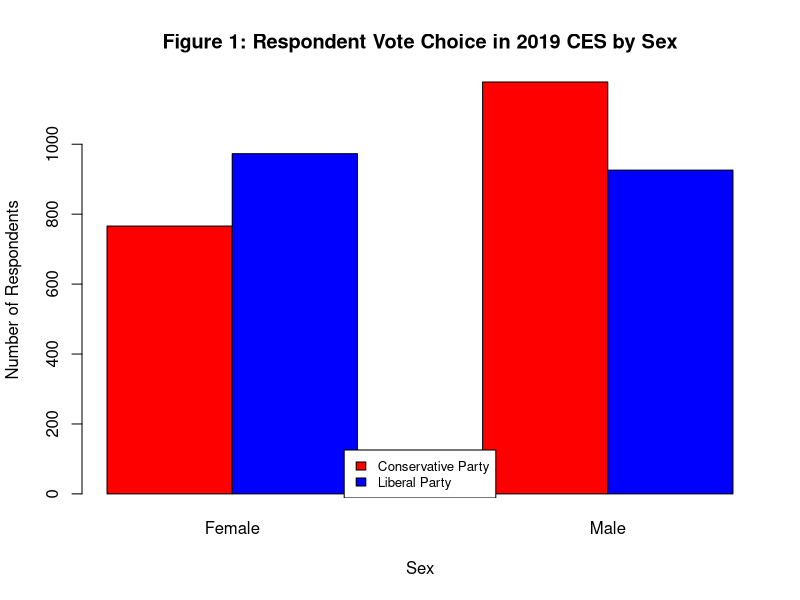
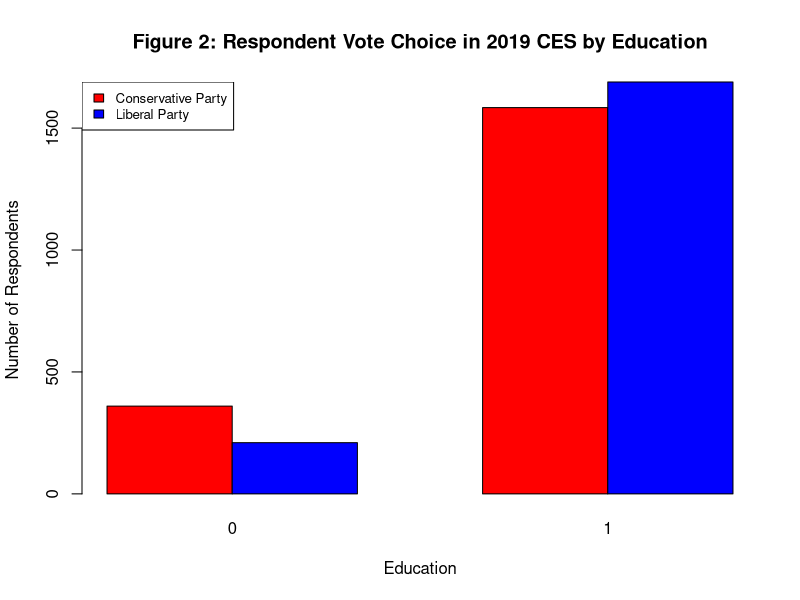
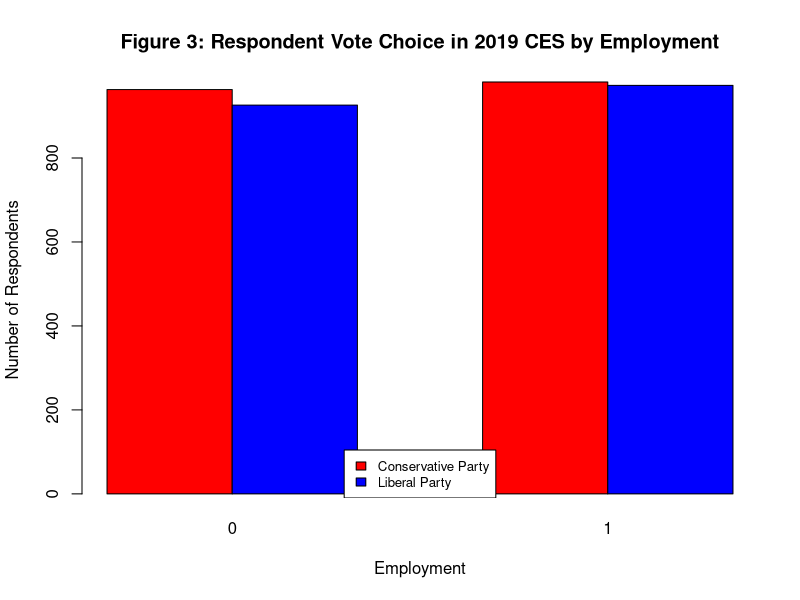
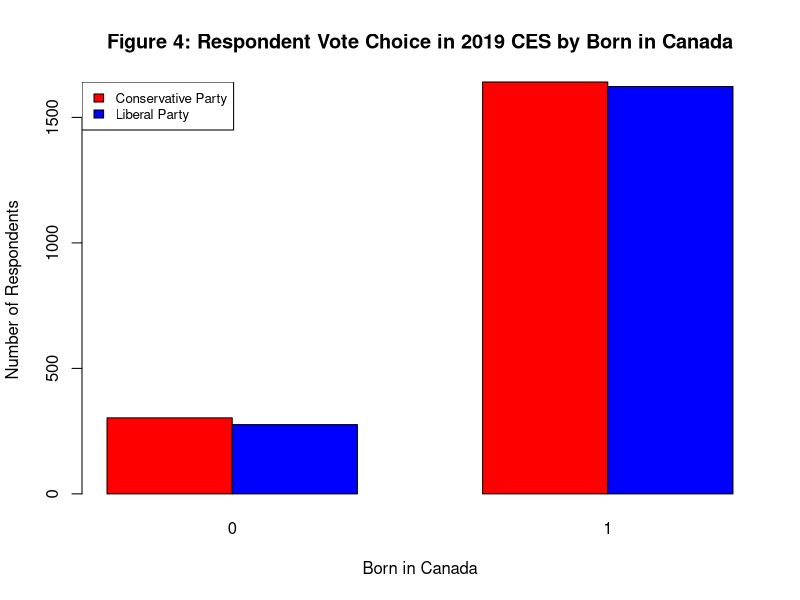
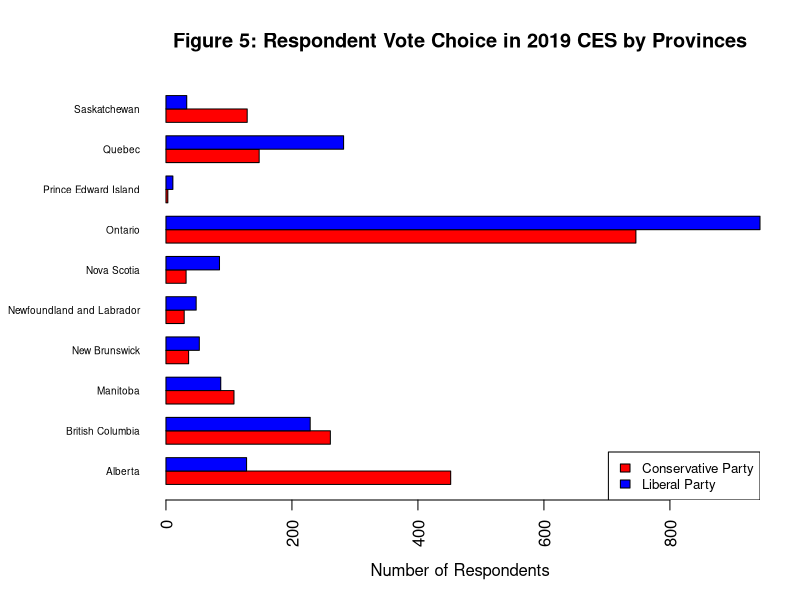
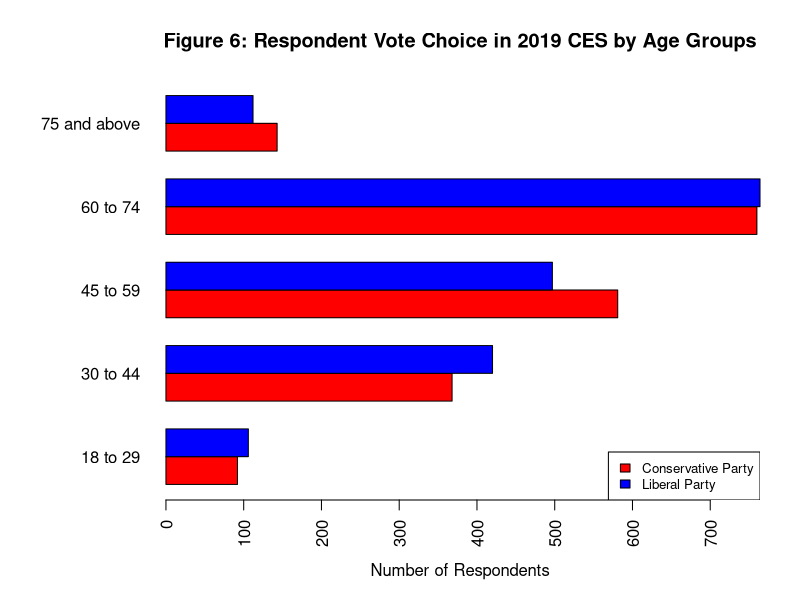
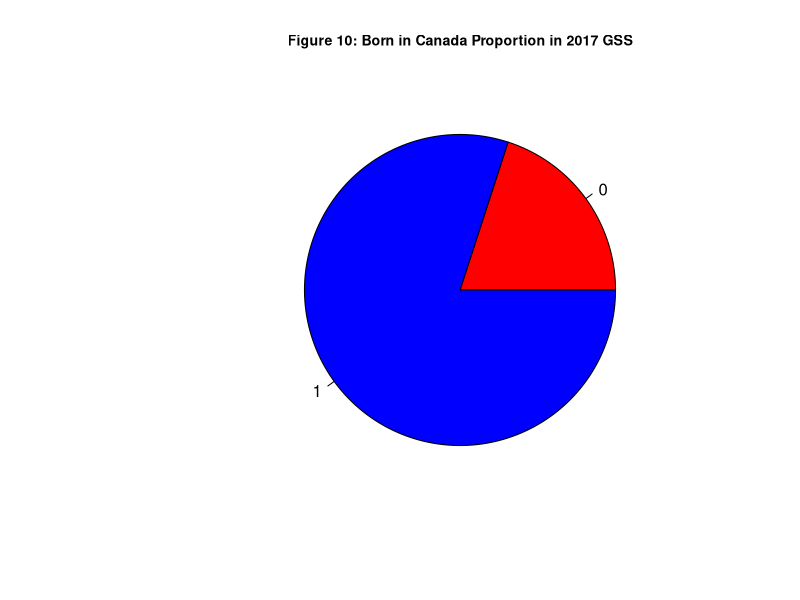
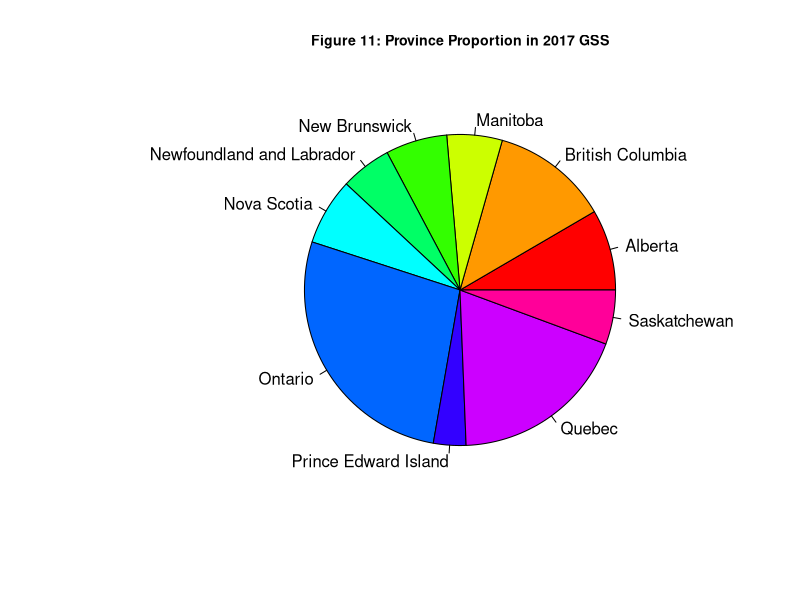

Write R code to recreate these figures, in order.
## ---- chunk 1
knitr::opts_chunk$set(echo = TRUE)
#setup library
library(ggplot2)
library(dplyr)
library(knitr)
library(readr)
library(tidyverse)
library(broom)
library(lme4)
library(readr)
#import cleaned data use for analysis
survey <- read_csv("survey_cleaned.csv")
post <- read_csv("census_cleaned.csv")
#remove NA by na.omit()
survey <- na.omit(survey)
post <- na.omit(post)
## ---- chunk 2
#create a bar plot of sex categorized by parties
sex <-table(survey$votechoice, survey$sex)
barplot(sex, beside=TRUE, main="Figure 1: Respondent Vote Choice in 2019 CES by Sex", xlab= "Sex", ylab= "Number of Respondents", col = c("red", "blue"))
legend("bottom", legend= c("Conservative Party", "Liberal Party"), fill = c("red", "blue"), cex=0.8, bg = "white")
## ---- chunk 3
#create a bar plot of college and above education categorized by parties
education <-table(survey$votechoice, survey$edu)
barplot(education, beside=TRUE, main="Figure 2: Respondent Vote Choice in 2019 CES by Education", xlab= "Education", ylab= "Number of Respondents", col = c("red", "blue"))
legend("topleft", legend= c("Conservative Party", "Liberal Party"), fill = c("red", "blue"), cex=0.8)
## ---- chunk 4
#create a bar plot of employed for pay categorized by parties
employment <-table(survey$votechoice, survey$employed)
barplot(employment, beside=TRUE, main="Figure 3: Respondent Vote Choice in 2019 CES by Employment", xlab= "Employment", ylab= "Number of Respondents", col = c("red", "blue"))
legend("bottom", legend= c("Conservative Party", "Liberal Party"), fill = c("red", "blue"), cex=0.8, bg = "white")

#create a bar plot of born in canada categorized by parties
born <-table(survey$votechoice, survey$bornin_canada)
barplot(born, beside=TRUE, main="Figure 4: Respondent Vote Choice in 2019 CES by Born in Canada", xlab= "Born in Canada", ylab= "Number of Respondents", col = c("red", "blue"))
legend("topleft", legend= c("Conservative Party", "Liberal Party"), fill = c("red", "blue"), cex=0.8)
## ---- chunk 5
#create a bar plot of provinces categorized by parties
par(las=2) # make label text perpendicular to axis
par(mar=c(5,8,4,2)) # increase y-axis margin
province <-table(survey$votechoice, survey$province)
barplot(province, beside=TRUE, horiz=TRUE, main="Figure 5: Respondent Vote Choice in 2019 CES by Provinces", xlab= "Number of Respondents", col = c("red", "blue"), cex.names=0.6)
legend("bottomright", legend= c("Conservative Party", "Liberal Party"), fill = c("red", "blue"), cex=0.8)
## ---- chunk 6
#create a bar plot of age groups categorized by parties
par(las=2) # make label text perpendicular to axis
par(mar=c(5,8,4,2)) # increase y-axis margin
age <-table(survey$votechoice, survey$age)
barplot(age, beside=TRUE, horiz=TRUE, main="Figure 6: Respondent Vote Choice in 2019 CES by Age Groups", xlab= "Number of Respondents", col = c("red", "blue"))
legend("bottomright", legend= c("Conservative Party", "Liberal Party"), fill = c("red", "blue"), cex=0.8)
## ---- chunk 7
born_p <-table(post$bornin_canada)
pie(born_p, main="Figure 10: Born in Canada Proportion in 2017 GSS", col = c("red", "blue"), cex.main = 0.85)
## ---- chunk 8
province_p <-table(post$province)
pie(province_p, main="Figure 11: Province Proportion in 2017 GSS", col = rainbow(10), cex.main = 0.85)
## ---- chunk 9
age_p <-table(post$age)
pie(age_p, main="Figure 12: Age Proportion in 2017 GSS", col = rainbow(5), cex.main = 0.85)

## ---- chunk 10
sex_p <-table(post$sex)
pie(sex_p, main="Figure 7: Sex Proportion in 2017 GSS", col = c("red", "blue"), cex.main = 0.85)

edu_p <-table(post$edu)
pie(edu_p, main="Figure 8: Education Proportion in 2017 GSS", col = c("red", "blue"), cex.main = 0.85)

employed_p <-table(post$employed)
pie(employed_p, main="Figure 9: Employment Proportion in 2017 GSS", col = c("red", "blue"), cex.main = 0.85)


